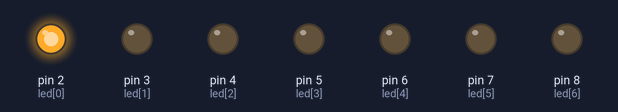
The sketch below on a simulated Arduino Uno, built with avr-gcc and run on an emulated ATmega328P. Parts: output pins drawn as LEDs (lit = HIGH).

Above: at 0.2 s.
At 1.2 s:
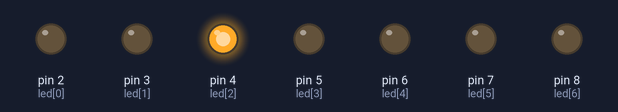
At 1.7 s:
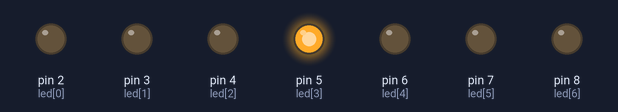
At 3.2 s:
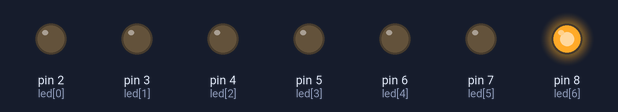
At 5.7 s:
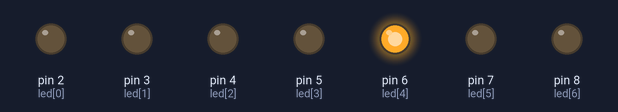
At 7.7 s:
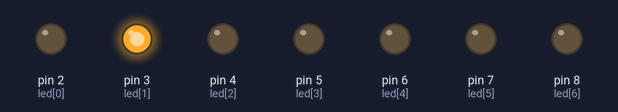
Timing chart, 0 to 8.1 s (numbered marks = the images above):
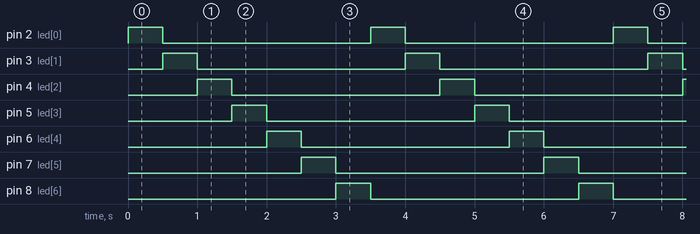

Measured:
- by itself, pin 2 (led[0]), pin 3 (led[1]), pin 4 (led[2]), pin 5 (led[3]), pin 6 (led[4]), pin 7 (led[5]), pin 8 (led[6]): alternates HIGH for 0.50 s and LOW for 3.0 s
- by itself, everything shown: repeats every 3.5 s, in 7 steps

The sketch:

516_0.ino
```cpp
//p.271

const unsigned int led[7] = {2, 3, 4, 5, 6, 7, 8};

void setup() {
  for(int x=0;x<7;x++){
    pinMode(led[x], OUTPUT);
  }
}

void loop() {
  for(int x=0;x<7;x++){
    for(int y=0;y<7;y++){
      digitalWrite(led[y], LOW);
    }

    digitalWrite(led[x], HIGH);

    delay(500);  // 1/3.5 = 0.286Hz(50Hz 이하이기 때문에)
//    delay(1); // 1/0.007 = 143Hz
  }
}
```
